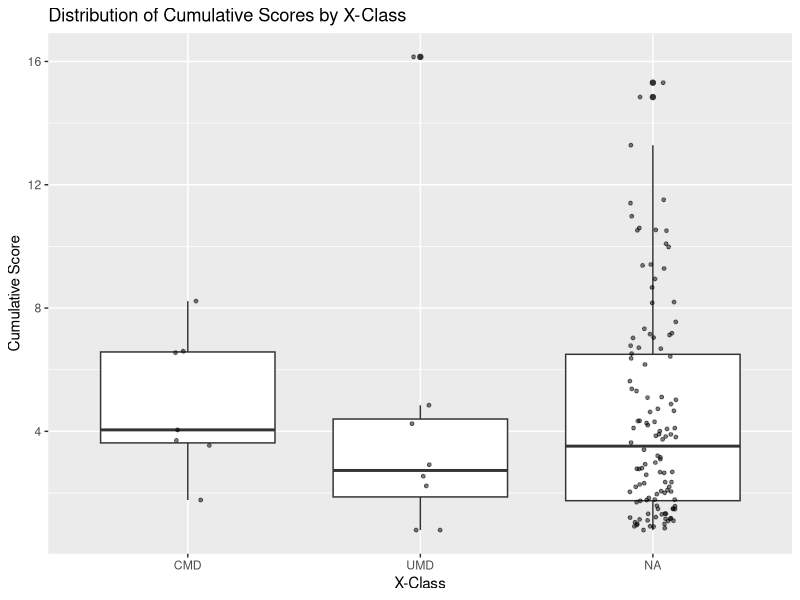

R code for this plot:
## ---- chunk 1
# Load required libraries
library(ggplot2)
library(readr)
library(dplyr)
library(tidyverse)

# Read the data from CSV file
evcouplings_data <- read_csv("data/evcouplings_data.csv")

# Assign a new category "Other" to the rows with missing X-class values
evcouplings_data <- evcouplings_data %>%
  mutate(X_class = ifelse(is.na(X_class), "Other", X_class))

# Reorder the levels of the factor X_class
evcouplings_data$X_class <- factor(evcouplings_data$X_class, levels = c("CMD", "UMD", "Missing"))

# Plot the distribution of cumulative scores for different X-classes with data points overlaid
ggplot(evcouplings_data, aes(x = X_class, y = cumulative_score)) +
  geom_boxplot() +
  geom_jitter(width = 0.1, alpha = 0.5, size = 1) +
  labs(title = "Distribution of Cumulative Scores by X-Class",
       x = "X-Class",
       y = "Cumulative Score")

# Perform Kruskal-Wallis test to compare distributions
kruskal_result <- kruskal.test(cumulative_score ~ X_class, data = evcouplings_data)
print(kruskal_result)
